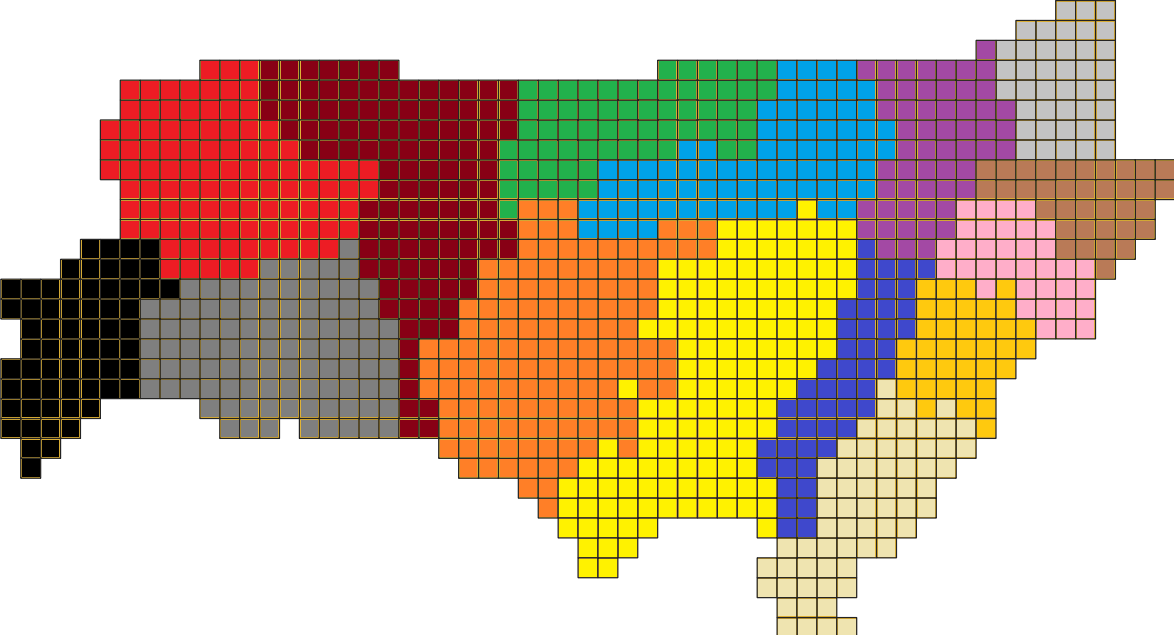
#> input picture 코드/img/dong.png, 1174 x 635 px, found by its file name
$ python floating_data.py
#> lines starting #> are read from the running program, lines starting #| are printed output that depends on the picture

# ================================================
# floating_data.py
# - 동별 시간대별 유동인구를 그리드 단위에 적용
# ================================================

import numpy as np
import cv2
import openpyxl
import random


WIDTH = 59
HEIGHT = 32

DONG_DICT = {
    0: '중림동', 1: '소공동', 2: '회현동', 3: '명동',  4: '필동', 5: '을지로동',
    6: '장충동', 7: '광희동', 8: '다산동', 9: '약수동', 10: '신당동', 11: '청구동',
    12: '동화동', 13: '신당5동', 14: '황학동'
}

COLOR_DICT = {
    0: [54, 182, 229], 1: [176, 228, 239], 2: [21, 0, 136], 3: [127, 127, 127], 4: [14, 201, 255], 5: [29, 230, 181],
    6: [164, 73, 163], 7: [87, 122, 185], 8: [232, 162, 0], 9: [201, 174, 255], 10: [76, 177, 34], 11: [0, 242, 255],
    12: [39, 127, 255], 13: [204, 72, 63], 14: [36, 28, 237]
}

TIME_DICT = {
    0: 'Morning',
    1: 'Afternoon',
    2: 'Evening',
    3: 'Midnight'
}

FLOAT_ARR = [
    [12170,	32230,	41700,	19220],
    [32870,	87020,	112600,	51900],
    [18260,	48340,	62550,	28830],
    [24350,	64450,	83410,	38450],
    [29220,	77350,	100090,	46140],
    [30440,	80570,	104260,	48060],
    [10350,	27390,	35450,	16340],
    [48700,	128920,	166820,	76900],
    [91320,	241720,	312790,	144190],
    [111400, 294900, 381610, 175910],
    [90710,	240110,	310710,	143220],
    [59050,	156310,	202270,	93240],
    [68790,	182100,	235640,	108620],
    [73660,	194990,	252320,	116310],
    [51740,	136970,	177250,	81700]
]

# 그리드 이미지를 배열로 변환
img = cv2.imread("img/dong.png", 1)
#> img is the input picture: shape (635, 1174, 3); mean B, G, R 149.5, 172.9, 194.3
img = cv2.resize(dsize=(WIDTH, HEIGHT), src=img)
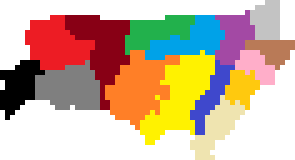
#> img: shape (32, 59, 3) (shown 5 times larger); mean B, G, R 156, 178.4, 202.9
grids = []
for x in range(WIDTH):
    for y in range(HEIGHT):
        if img[y][x][0] != 255 or img[y][x][1] != 255 or img[y][x][2] != 255:
            grids.append([y, x])

# 그리드를 동별로 분리
grids_dong = []
for i in range(15):
    new = []
    for x in range(WIDTH):
        for y in range(HEIGHT):
            if img[y][x][0] == COLOR_DICT[i][0] and img[y][x][1] == COLOR_DICT[i][1] and img[y][x][2] == COLOR_DICT[i][2]:
                new.append([y, x])
    grids_dong.append(new)


def make_data(time):
    global grids_dong
    '''
    시간대 별 유동인구를 그리드 형태로 반환
    :param time: 0 = morning, 1 = afternoon, ...
    :return: result : 유동인구를 포함한 그리드 numpy 배열
    '''
    print(f'{TIME_DICT[time]} cases to grid...')
    result = np.zeros(shape=(HEIGHT, WIDTH), dtype=int)
    for i in range(15):
        sum = 0
        # i 동, time 시간에서의 유동인구를 가져옴
        case_num = FLOAT_ARR[i][time]
        # i 동의 그리드 안에서
        l = len(grids_dong[i])
        for j in range(int(case_num/10)):
#> (the run stopped early here; a loop or call above may not have finished)

$ run again, with 코드/img/grid.png copied over 코드/img/dong.png
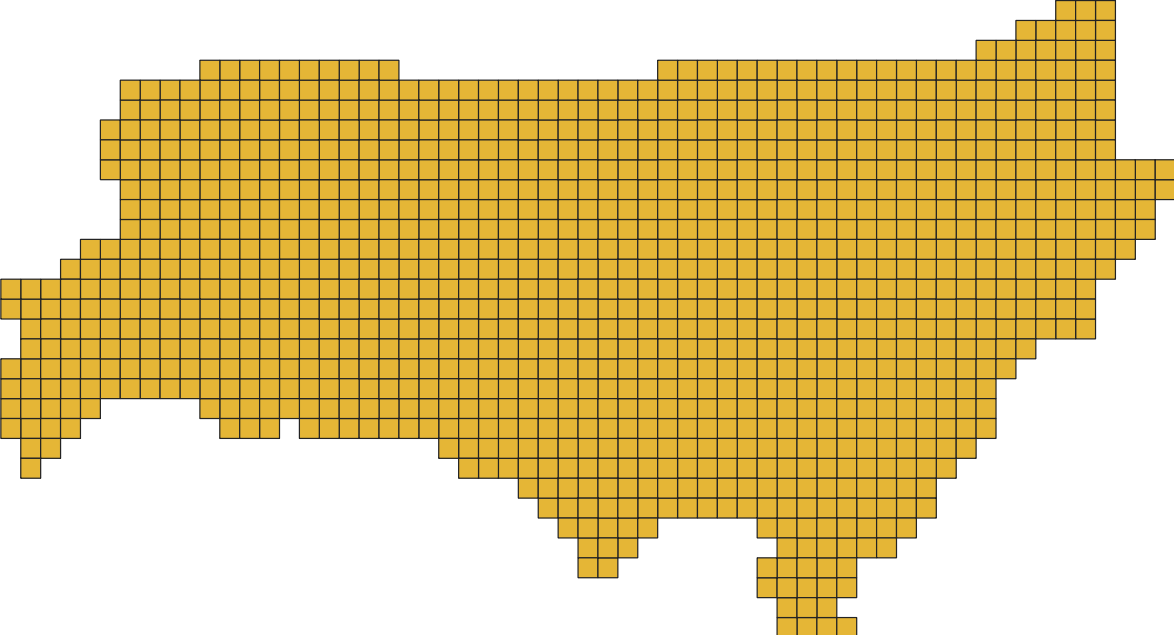
#> input picture 코드/img/grid.png, 1174 x 635 px, found by its file name
#> img is the input picture: shape (635, 1174, 3); mean B, G, R 134.6, 199.7, 223.6
#> `img = cv2.resize(dsize=(WIDTH, HEIGHT), src=img)`:
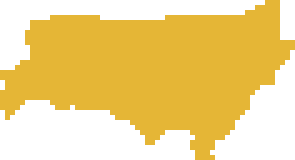
#> img: shape (32, 59, 3) (shown 5 times larger); mean B, G, R 137.1, 212.2, 239.8

$ run again, with 코드/img/heatmap.png copied over 코드/img/dong.png
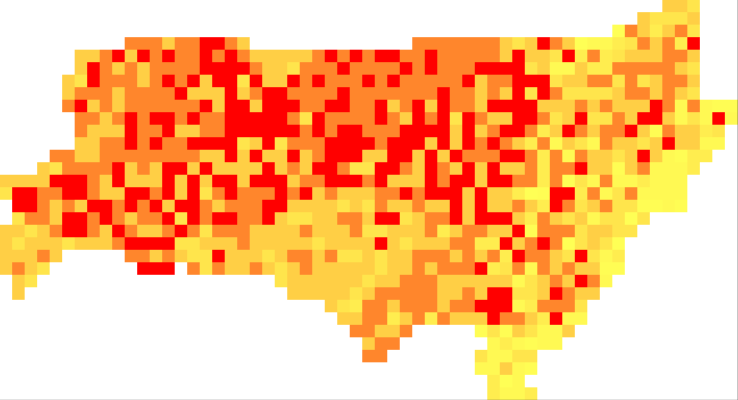
#> input picture 코드/img/heatmap.png, 1475 x 800 px, found by its file name (shown at 1/2 size)
#> img is the input picture: shape (800, 1475, 3); mean B, G, R 133.5, 190.4, 254.9
#> `img = cv2.resize(dsize=(WIDTH, HEIGHT), src=img)`:
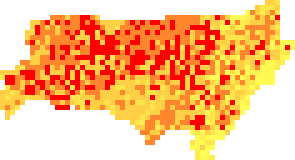
#> img: shape (32, 59, 3) (shown 5 times larger); mean B, G, R 133.7, 190.5, 255

$ run again, with 코드/img/hitmap_000.png copied over 코드/img/dong.png
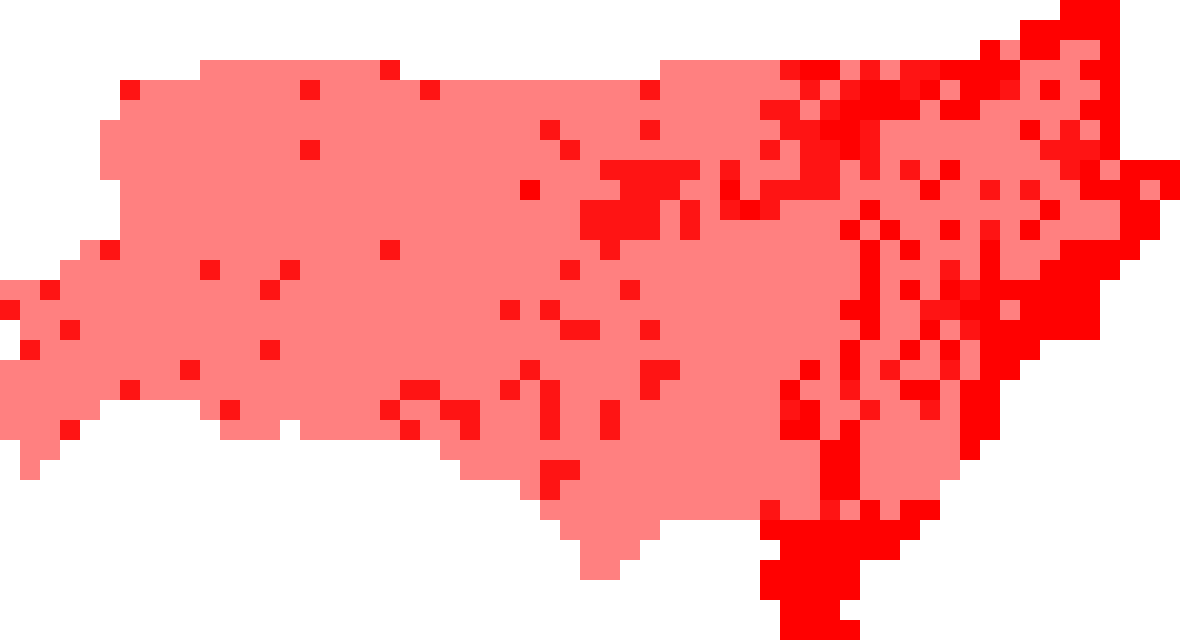
#> input picture 코드/img/hitmap_000.png, 1180 x 640 px, found by its file name
#> img is the input picture: shape (640, 1180, 3); mean B, G, R 162.6, 162.6, 255
#> `img = cv2.resize(dsize=(WIDTH, HEIGHT), src=img)`:
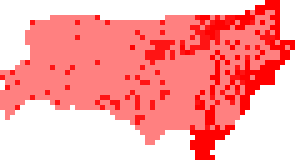
#> img: shape (32, 59, 3) (shown 5 times larger); mean B, G, R 162.6, 162.6, 255
